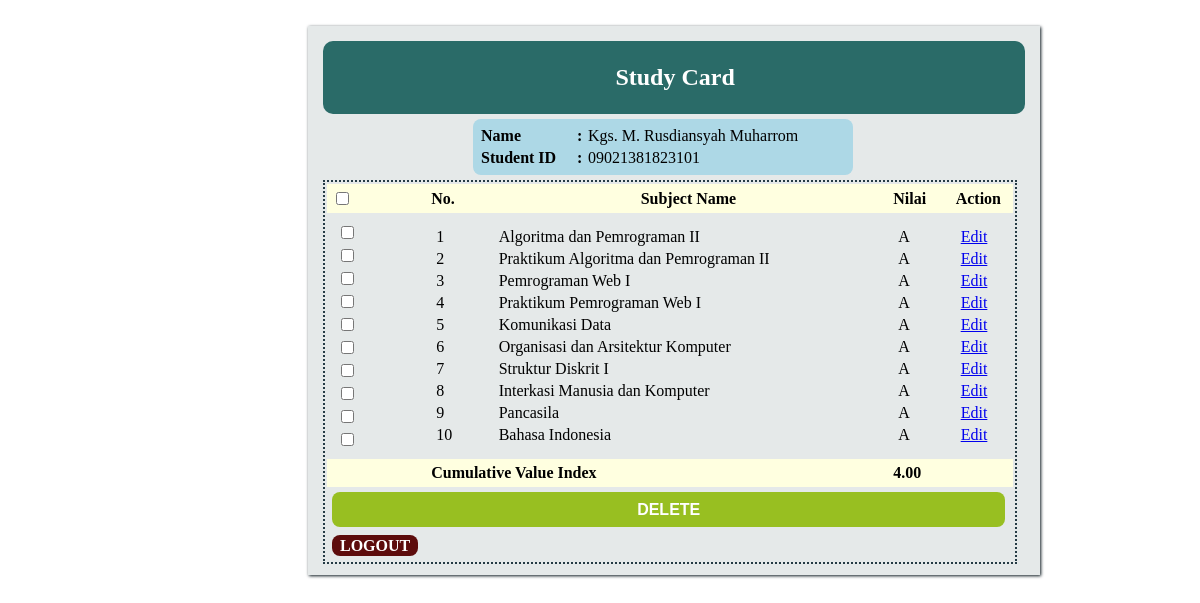
Screenshot of /khs.php (signed in) with the database file from the repository.
### tables this page shows
CREATE TABLE `mahasiswa` (
  `Nim` varchar(15) NOT NULL,
  `Nama` varchar(60) NOT NULL,
  `ipk` float NOT NULL
);

CREATE TABLE `nilai` (
  `no` int(4) NOT NULL,
  `Nim` varchar(15) NOT NULL,
  `nama_mk` varchar(50) NOT NULL,
  `nilai_mk` float NOT NULL
);

### khs.php (the view, shortened to what this page needs)
<html>
	<head>
		<link rel="stylesheet" href="csskhs.css">
		<link rel="stylesheet" href="css3.css">
	</head>
	<body>
		<?php
				$nim=$_SESSION['nim'];
			    $statusMsg = "";
			    include_once("webvars.inc");
 			 	$koneksi=mysqli_connect($hostname, $db_user, $db_password, $select_db) or die("Connection failed".mysqli_connect_error());
			    echo "$statusMsg <br>";
			  ?>
			  <form action="<?PHP echo $_SERVER['PHP_SELF'] ?>" method="post" onSubmit="return delete_confirm();"/>
		<div class="bg" >
			<div class="ktk"><h2>Study Card</h2></div>
			<table border="0" class="top">
				<?php
				$query2="SELECT Nim,Nama FROM mahasiswa WHERE Nim='$nim'";
				$result2=mysqli_query($koneksi,$query2);
				$bio=mysqli_fetch_array($result2);
				 ?>
					<tr>
						<td><b>Name </b></td>
						<td><b> : </b></td>
						<td><?php echo $bio["Nama"]; ?></td>
					</tr>
					<tr>
						<td><b>Student ID </b> </td>
						<td><b> : </b> </td>
						<td><?php echo $bio["Nim"]; ?></td>
					</tr>
				</table>
		<table border="0" cellpadding="5" cellspacing="0" class="border">
			<tr class="header">
				<td align="center"><input type="checkbox" id="select_all" value=""></td>
				<td>No.</td>
				<td style="text-align: center;">Subject Name</td>
				<td>Nilai</td>
				<td align="center">Action</td>
			</tr>
			<tr>
				<td>
					<table>
						<?php
							$query4="SELECT nama_mk, nilai_mk FROM nilai WHERE Nim='$nim'";
				 			$result4=mysqli_query($koneksi,$query4);
						    if (mysqli_num_rows($result4) > 0)
						    {
						      while($row = mysqli_fetch_array($result4))
						      {
						  ?>
						        <tr>
						          <td align="center"><input type="checkbox" name="checked_nama_mk[]" class="checkbox" value="<?php echo $row['nama_mk']; ?>"></td>
						        </tr>
						   <?php
						      }
						    }
						    else
						    {
						  ?>
						        <tr>
						          <td colspan="6" align="center">No Record Found.</td>
						        </tr>
						  <?php
						    }?>
					</table>
				</td>
				<td>
					<table border="0">
						<?php
						$query="SELECT nama_mk FROM nilai WHERE Nim='$nim'";
						$result=mysqli_query($koneksi,$query);
						$i=1;
						while ($data=mysqli_fetch_array($result)) {
						echo "<tr><td>".$i."</td></tr>";
						$i++;
					} ?>
					</table>
				</td>
				<td class="mk">
					<table border="0" class="mk1">
						<?php
						$query4="SELECT nama_mk FROM nilai WHERE Nim='$nim'";
				 		$result4=mysqli_query($koneksi,$query4);
				 		if (mysqli_num_rows($result4)>0) {
				 			while($data=mysqli_fetch_array($result4)) {
						 		echo "<tr><td>".$data['nama_mk']."</td></tr>";
						    }
						}else{
							echo "0.result";
						}
						?>
					</table>
				</td>
				<td>
					<table border="0" class="nm">
					<?php
					 $query5="SELECT nilai_mk FROM nilai WHERE Nim='$nim'";
				 	 $result5=mysqli_query($koneksi,$query5);
				 	 if(mysqli_num_rows($result5)>0){
						 while ($data=mysqli_fetch_array($result5)) {
						 	if($data['nilai_mk']>85){
						 		echo "<tr><td>A</td></tr>";
						 	}else if(($data['nilai_mk']<=85)&&($data['nilai_mk']>70)){
						 		echo "<tr><td>B</td></tr>";
						 		$data['nilai_mk']=3;
						 	}
						 }
				 	 }else{
				 	 	echo "0.result";
				 	 }
					 ?>
					</table>
				</td>
				<td>
					<table>
						<?php
							$query4="SELECT nama_mk FROM nilai WHERE Nim='$nim'";
				 			$result4=mysqli_query($koneksi,$query4);
						    if (mysqli_num_rows($result4) > 0)
						    {
						      while($data = mysqli_fetch_array($result4))
						      {
						  ?>
						        <tr>
						          <td align="center"><a href='edit_data.php?nama_mk=<?php echo $data['nama_mk']; ?>'>Edit</a></td>
						        </tr>
						   <?php
						      }
						    }
						    else
						    {
						  ?>
						        <tr>
						          <td colspan="6" align="center">no record found.</td>
						        </tr>
						  <?php
						    }?>
					</table>
				</td>
			</tr>
			<tr class="footer">
				<td></td>
				<td colspan="2" ><b>Cumulative Value Index</b></td>
				<td style="text-align: center;font-weight: bold;text-align: left;">
					<?php
						$query="SELECT ipk FROM mahasiswa WHERE nim='$nim'";
						$result4=mysqli_query($koneksi,$query);
				    	$select=mysqli_fetch_array($result4);
						printf("%.2f",$select[0]);
					?>
				</td>
				<td></td>
			</tr>
			<tr>
				<td colspan="5"><input type="submit" name="delete_submit" value="DELETE"></td>
			</tr>
			<tr>
				<td><a href="logout.php" class="out">LOGOUT</a></td>
			</tr>
		</table>
	</div>
	</body>
</html>

### csskhs.css (style rules this page uses)
body { font-family: Verdana; font-size: 12pt; left: 25%; position: absolute; }
table { text-align: center; width: 100%; padding: 2px; }
h2 { text-align: center; font-weight: bold; padding: 5px; margin: 10px; font-family: Swis721 BlkCn BT; font-weight: bold; color:#FFFFFF; }
tr.header { font-weight: bold; text-align: left; }
td { text-align: left; }
td.mk { width: 400px; }
table.mk1,table.nm { width: 100%; position: relative; top: 32%; }
.bg { background-color: #e5e9e9; padding: 10px 10px; box-shadow: 1px 1px 3px #0c191f; }
div.ktk { border-radius: 10px; background-color: #2a6b68; margin:5px; padding:8px 8px 8px 10px; }
table.border { border:2px dotted #253b45; width: 97.5%; margin:1px; margin-left: 5px; border-color: #253b45; }
tr.header:first-child, tr.footer { background-color: lightyellow; }
.border td:nth-child(4),.border td:nth-child(2),.border td:nth-child(1) { width: 50px; padding-right: 8px; }
table.top { position: relative; left: 150px; width: 380px; margin:5px; background-color: lightblue; border-radius: 0.5em; box-sizing: border-box; padding: 5px; }
input[type=submit] { background-color: #98bf21; width: 100%; padding: 2px 8px; margin: 0;height: 35px; border-style: none; border-radius: 0.5em; font-size: 16px; color: #FFFFFF; font-weight: bold; }

### css3.css (style rules this page uses)
a.out { background-color: #5d0c0c; width: 100%; padding: 2px 8px; margin: 0;height: 35px; border-style: none; border-radius: 0.5em; font-size: 16px; color: #FFFFFF; font-weight: bold; text-decoration: none; }

### rows the page displays
mahasiswa: Nama "Kgs. M. Rusdiansyah Muharrom", Nim "09021381823101", ipk "4.00"
nilai: nama_mk "Algoritma dan Pemrograman II"
nilai: nama_mk "Praktikum Algoritma dan Pemrograman II"
nilai: nama_mk "Pemrograman Web I"
nilai: nama_mk "Praktikum Pemrograman Web I"
nilai: nama_mk "Komunikasi Data"
nilai: nama_mk "Organisasi dan Arsitektur Komputer"
nilai: nama_mk "Struktur Diskrit I"
nilai: nama_mk "Interkasi Manusia dan Komputer"
nilai: nama_mk "Pancasila"
nilai: nama_mk "Bahasa Indonesia"
